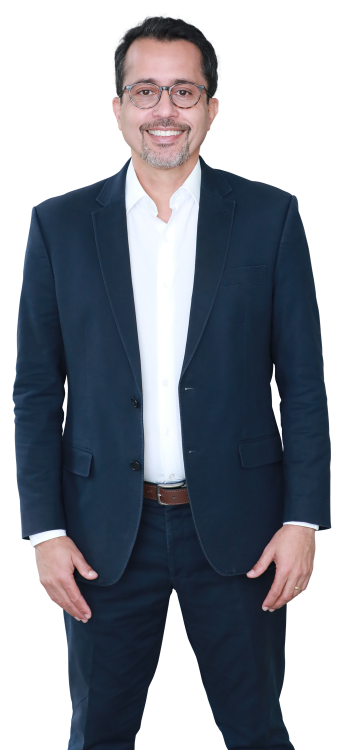
#> input picture assets-src/deputado-src.png, 692 x 1500 px (shown at 1/2 size)
$ python build-assets.py
#> lines starting #> are read from the running program, lines starting #| are printed output that depends on the picture
#!/usr/bin/env python3
"""
Otimiza os assets pesados para produção (re-executável):
  - fontes OTF/TTF  -> woff2 subsetado (charset PT-BR + pontuação tipográfica)
  - hero deputado.png -> deputado.webp

Rode:  python3 scripts/build-assets.py
Precisa: fonttools + brotli (woff2) e Pillow com suporte a webp.
"""
import os
from fontTools import subset
from PIL import Image

ROOT  = os.path.dirname(os.path.dirname(os.path.abspath(__file__)))
FONTS_SRC = os.path.join(ROOT, "fonts-src")      # originais OTF/TTF (fora do deploy)
FONTS = os.path.join(ROOT, "public/fonts")       # saída woff2 (deploy)
ASSETS = os.path.join(ROOT, "public/assets")
GALLERY_SRC = os.path.join(ROOT, "assets-src/gallery")  # jpgs originais (fora do deploy)
GALLERY_W = 1400   # largura alvo dos tiles (2x do tamanho exibido)

# Basic Latin + Latin-1 (acentos PT) + Latin-Ext-A + travessões/aspas/bullet/reticências
UNICODES = "U+0020-007E,U+00A0-00FF,U+0100-017F,U+2013-2014,U+2018-2019,U+201C-201D,U+2022,U+2026"

# origem -> saída (só o que o CSS usa; neue-bold ficou de fora = peso morto)
FONT_MAP = [
    ("Geometos.ttf",              "geometos.woff2"),
    ("geometos-neue-black.otf",   "geometos-black.woff2"),
    ("AvenirLTStd-Roman_0.otf",   "avenir-400.woff2"),
    ("AvenirLTStd-Medium_0.otf",  "avenir-500.woff2"),
    ("AvenirLTStd-Light_0.otf",   "avenir-300.woff2"),
    ("AvenirLTStd-Oblique_0.otf", "avenir-i.woff2"),
]


def subset_font(src, dst):
    args = [
        os.path.join(FONTS_SRC, src),
        "--unicodes=" + UNICODES,
        "--layout-features=kern,liga,calt,ccmp,mark,mkmk",
        "--flavor=woff2",
        "--output-file=" + os.path.join(FONTS, dst),
    ]
    subset.main(args)
    return os.path.getsize(os.path.join(FONTS, dst))


def center_subject(im):
    """Faixa transparente de um lado so ate o eixo do busto cair no meio.

    Eixo = centro de massa do alpha na METADE DE CIMA (cabeca e ombros), que e
    onde o olho ancora; a metade de baixo puxa o resultado pro lado do braco
    mais aberto. Recalculado a cada build: troca de foto nao quebra o ajuste.
    """
    w, h = im.size
    alpha = im.split()[3].load()
    soma = qtd = 0
    for y in range(0, h // 2, 2):
        for x in range(0, w, 2):
            if alpha[x, y] > 40:
                soma += x
                qtd += 1
    if not qtd:
        return im
    eixo = soma / qtd
    pad = int(round(abs(w - 2 * eixo)))
    if pad < 2:
        return im
    out = Image.new("RGBA", (w + pad, h), (0, 0, 0, 0))
    out.paste(im, (pad if eixo < w / 2 else 0, 0))
    return out


def main():
    print("== fontes -> woff2 (subset) ==")
    total_in = total_out = 0
    for src, dst in FONT_MAP:
        p = os.path.join(FONTS_SRC, src)
        if not os.path.exists(p):
            print("  faltando:", src); continue
        sz_in = os.path.getsize(p)
        sz_out = subset_font(src, dst)
        total_in += sz_in; total_out += sz_out
        print(f"  {src:28} {sz_in//1024:>4}K -> {dst:22} {sz_out//1024:>3}K")
    print(f"  TOTAL fontes: {total_in//1024}K -> {total_out//1024}K")

    print("== hero -> busto 3:4 (webp + png fallback) ==")
    src = os.path.join(ROOT, "assets-src/deputado-src.png")
    if os.path.exists(src):
        im = Image.open(src).convert("RGBA")
#> im is the input picture: PIL image 692x1500 RGBA; mean R, G, B, A 42.3, 47, 56, 159.2
        # Corpo INTEIRO na largura (bracos nao cortam) e base no peito:
        # 638x658, quase quadrado. No hero a foto e limitada pela ALTURA da
        # coluna de texto; quanto menos torso no quadro, maior o rosto sai
        # na tela. O CSS renderiza a proporcao natural (sem cover) — corte
        # zero por construcao.
        im = im.crop((25, 22, 663, 680))
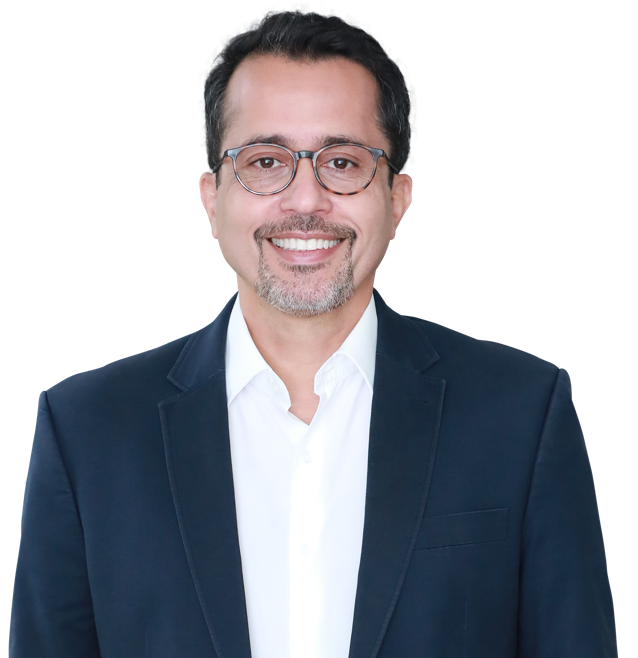
#> im: PIL image 638x658 RGBA; mean R, G, B, A 56, 58.1, 65, 143.2; transparent parts drawn white
        # O recorte abraca o corpo de ponta a ponta, mas o ombro direito e mais
        # largo: o EIXO do busto cai ~2% a esquerda do meio do arquivo. No
        # celular, onde a foto ocupa a largura inteira da tela, isso le como
        # "foto torta". Fecha a conta com faixa transparente do lado que falta.
        im = center_subject(im)
#> in center_subject, `out = Image.new("RGBA", (w + pad, h), (0, 0, 0, 0))`: out: PIL image 664x658 RGBA; every value is 0
#> in center_subject, `out.paste(im, (pad if eixo < w / 2 else 0, 0))`:
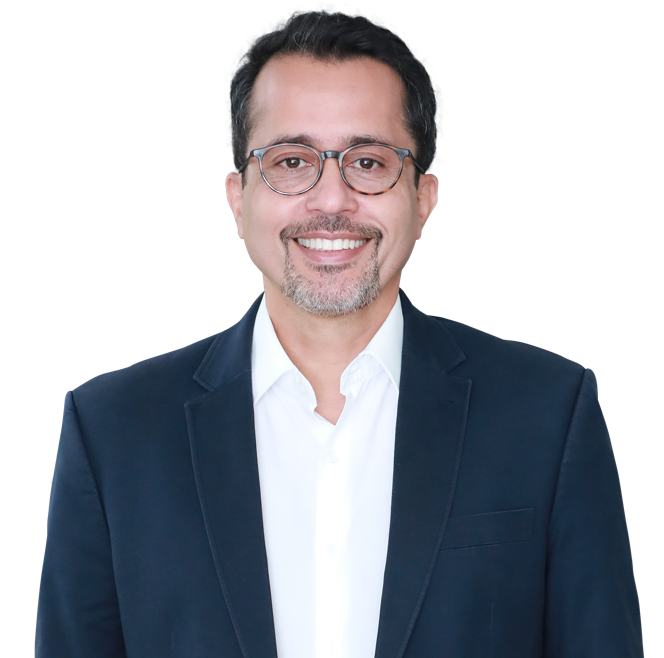
#> out: PIL image 664x658 RGBA; mean R, G, B, A 53.9, 55.9, 62.4, 137.6; transparent parts drawn white
        webp = os.path.join(ASSETS, "deputado.webp")
        png = os.path.join(ASSETS, "deputado.png")
        im.save(webp, "WEBP", quality=82, method=6)  # method 6 = melhor compressão
        im.save(png, "PNG", optimize=True)
        print(f"  deputado-src.png -> busto {im.width}x{im.height}: "
              f"webp {os.path.getsize(webp)//1024}K, png {os.path.getsize(png)//1024}K")
#|   deputado-src.png -> busto 664x658: webp 25K, png 325K
    else:
        print("  faltando assets-src/deputado-src.png")

    print("== galeria -> webp ==")
    if os.path.isdir(GALLERY_SRC):
        for fn in sorted(os.listdir(GALLERY_SRC)):
            if not fn.lower().endswith((".jpg", ".jpeg", ".png")):
                continue
            src = os.path.join(GALLERY_SRC, fn)
            im = Image.open(src).convert("RGB")
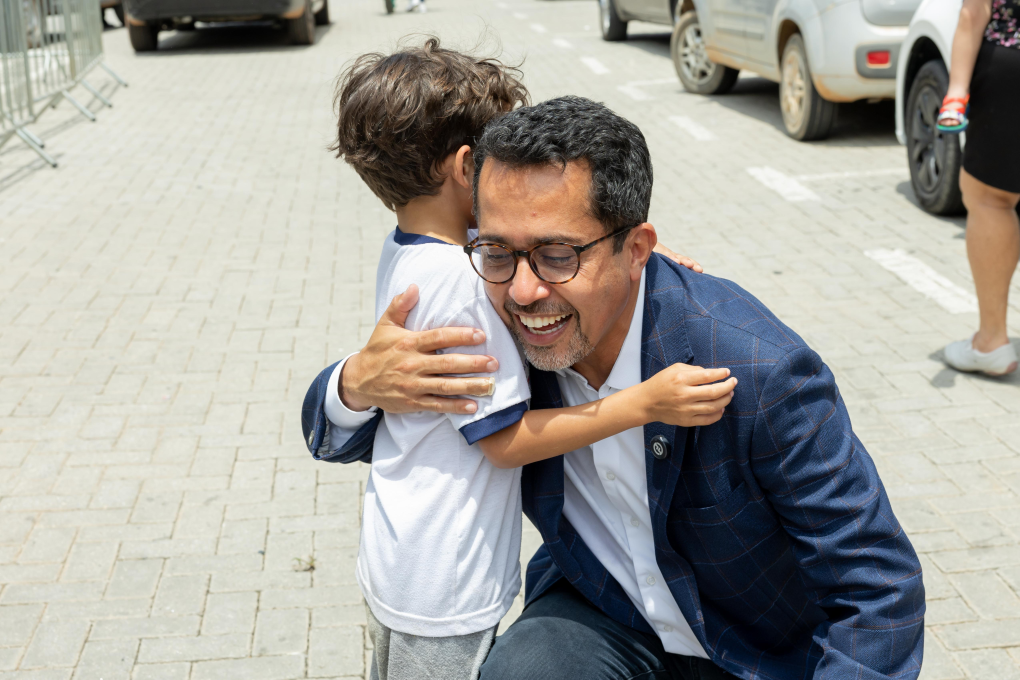
#> input picture assets-src/gallery/crianca.jpg, 5099 x 3399 px (shown at 1/5 size)
#> im is the input picture: PIL image 5099x3399 RGB; mean R, G, B 164.3, 162.3, 156
            if im.width > GALLERY_W:  # nunca ampliar
                im = im.resize((GALLERY_W, round(im.height * GALLERY_W / im.width)), Image.LANCZOS)
#> im: PIL image 1400x933 RGB
            base = "g-" + os.path.splitext(fn)[0] + ".webp"
            out = os.path.join(ASSETS, base)
            im.save(out, "WEBP", quality=80, method=6)
            print(f"  {fn:16} -> {base:20} {os.path.getsize(out)//1024:>4}K  {im.width}x{im.height}")
#|   crianca.jpg      -> g-crianca.webp        100K  1400x933
    else:
        print("  sem assets-src/gallery")


if __name__ == "__main__":
    main()
